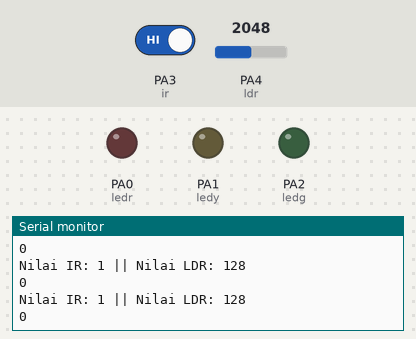
Simulated run of this sketch. Board: STM32 Blue Pill. Shown: output pins drawn as LEDs (lit = HIGH), the last lines printed to the serial monitor. The test bench sets the inputs (shaded band); at power-on: PA3 (ir) HIGH, PA4 (ldr) = 2048.

Above: at 1.2 s.
1.3 s: PA3 (ir) driven LOW
At 3.1 s:
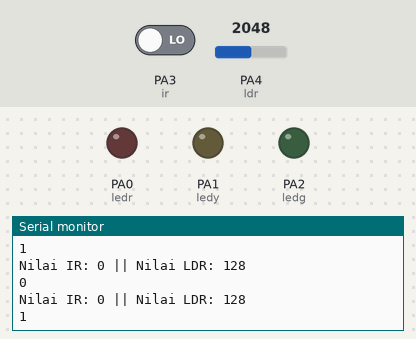
4.3 s: PA4 (ldr) set to 2469
At 4.58 s:
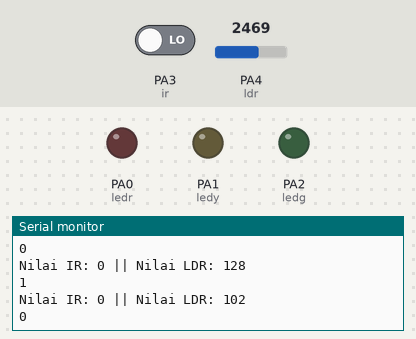
7.3 s: PA4 (ldr) set to 2541
At 8.58 s:
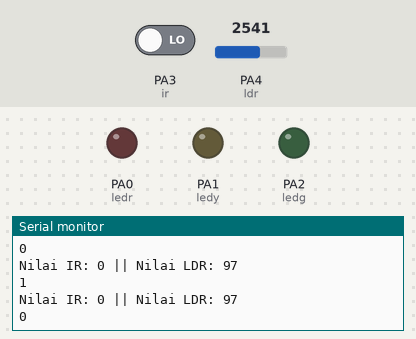
10.3 s: PA4 (ldr) set to 491
At 11.2 s:
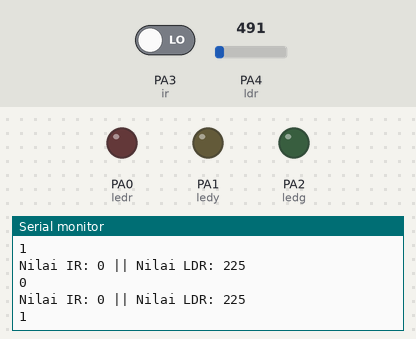
13.3 s: PA4 (ldr) set to 857
At 15.2 s:
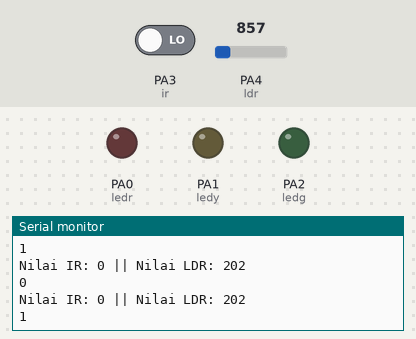
16.3 s: PA4 (ldr) set to 972
At 16.59 s:
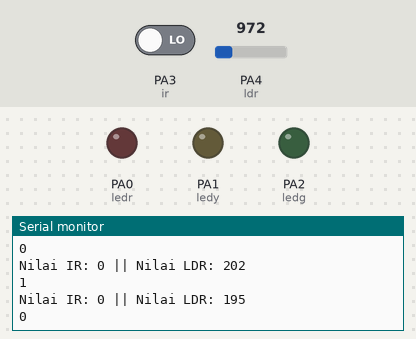
Timing chart, 0 to 19.3 s (numbered marks = the images above; inputs shaded):
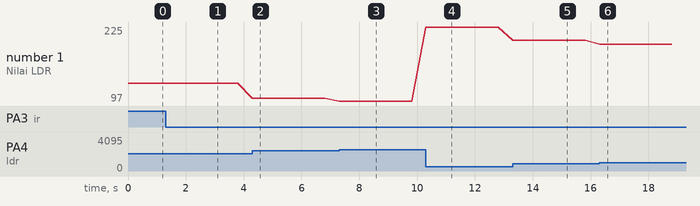

Measured:
- after the input at 1.3 s, the serial monitor: prints a new line at once (image 1)
- after the input at 4.3 s, the serial monitor: prints a new line at once (image 2)
- after the input at 7.3 s, the serial monitor: prints a new line at once (image 3)
- after the input at 10.3 s, the serial monitor: prints a new line at once (image 4)
- after the input at 13.3 s, the serial monitor: prints a new line at once (image 5)
- after the input at 16.3 s, the serial monitor: prints a new line at once (image 6)
- plotted number 1: 128 → 102 after the input at 4.3 s, 102 → 97 after the input at 7.3 s, 97 → 225 after the input at 10.3 s, 225 → 202 after the input at 13.3 s, 202 → 195 after the input at 16.3 s

The sketch:

blind_test_2.ino
```cpp
//Inisialisasi
int ledr = PA0;
int ledy = PA1;
int ledg = PA2;
int ir = PA3;
int ldr = PA4;
int kunci = 0;

void setup() {
  // Deklarasi pin I/O
  pinMode(ledr, OUTPUT);
  pinMode(ledy, OUTPUT);
  pinMode(ledg, OUTPUT);

  //Serial begin
  Serial.begin(9600);
}

void loop() {
  // Baca Data
  int bacair = digitalRead(ir);
  int bacaldr = analogRead(ldr);

  //Merubah data
  bacaldr = map(bacaldr,0,4095,255,0);

  //Serial print
  Serial.print("Nilai IR: " + String(bacair));
  Serial.println(" || Nilai LDR: " + String(bacaldr));
  Serial.println(kunci);

  //Logika
  if(bacair==0 and kunci==0){
    kunci=1;
    delay(500);
  }else if(bacair==0 and kunci==1){
    digitalWrite(ledg, LOW);
    digitalWrite(ledy, LOW);
    digitalWrite(ledr, LOW);
    kunci=0;
    delay(500);
  }

  if(bacaldr>=200 and kunci==1){
      digitalWrite(ledg, HIGH);
      digitalWrite(ledy, LOW);
      digitalWrite(ledr, LOW);
    }else if(bacaldr>=100 and bacaldr<200  and kunci==1){
      digitalWrite(ledg, LOW);
      digitalWrite(ledy, HIGH);
      digitalWrite(ledr, LOW);
    }else if(kunci==1){
      digitalWrite(ledg, LOW);
      digitalWrite(ledy, LOW);
      digitalWrite(ledr, HIGH);
    }

}
```
